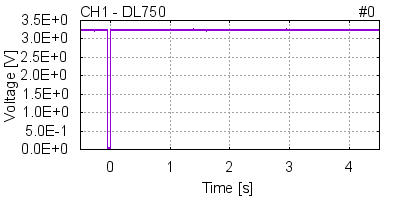

Source code (gnuplot):
set term png enhanced transparent truecolor font arial 11 size 400, 200
set out "PlotRaw_DL750_CH1.png"
set datafile separator ','
set grid xtics ytics
set nokey
set multiplot 
set origin 0.200000, 0.250000
set size 0.750000, 0.650000
set margin 0, 0, 0, 0
set label 1 left at graph 0.000000, 1.060000 "CH1 - DL750"
set label 2 right at graph 1.000000, 1.060000 "#0"
set yrange [*<0:0<*]
set format y "%1.1tE%+-T"
set label 3 center at graph 0.500000, -0.300000 "Time [s]"
set label 4 center at graph -0.230000, 0.500000 rotate "Voltage [V]"
set xrange [-0.500000:4.505000]
plot "D7T00016.CSV" every 10 using (-0.5 + (column(0)) * 10 * 2e-05):1 with line
set print "PlotRaw_DL750_CH1.tmp"
print GPVAL_Y_MIN
print GPVAL_Y_MAX
